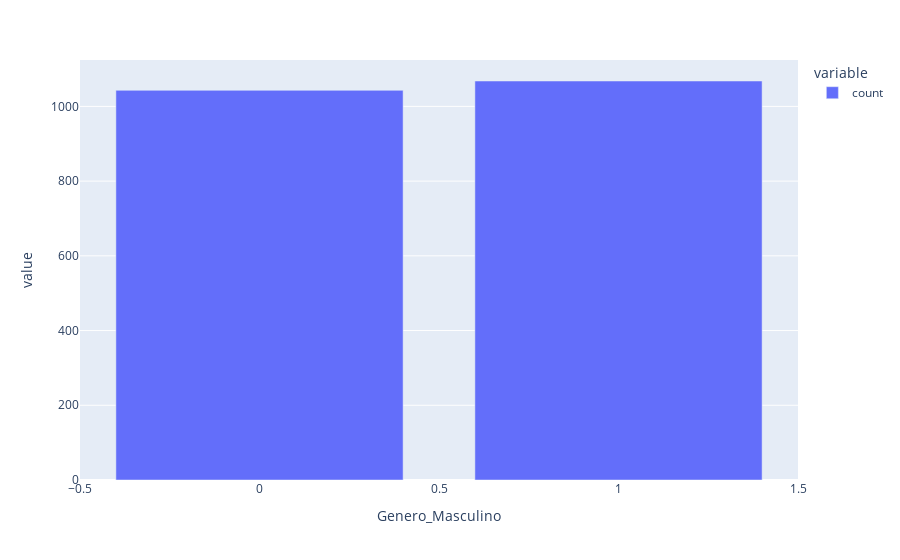

Notebook source saved alongside this figure:
### Code cell
# Analise univariada e outliers da variavel Genero
px.bar(df_obesidade.value_counts('Genero_Masculino'))

### Figure 1 — Plotly figure (JSON) as saved in the notebook; plotly's stock layout.template omitted (floating-point values rounded to 4 significant figures)
{"data": [{"alignmentgroup": "True", "hovertemplate": "variable=count<br>Genero_Masculino=%{x}<br>value=%{y}<extra></extra>", "legendgroup": "count", "marker": {"color": "#636efa", "pattern": {"shape": ""}}, "name": "count", "offsetgroup": "count", "orientation": "v", "showlegend": true, "textposition": "auto", "type": "bar", "x": [1, 0], "xaxis": "x", "y": [1068, 1043], "yaxis": "y"}], "layout": {"barmode": "relative", "legend": {"title": {"text": "variable"}, "tracegroupgap": 0}, "margin": {"t": 60}, "xaxis": {"anchor": "y", "domain": [0, 1], "title": {"text": "Genero_Masculino"}}, "yaxis": {"anchor": "x", "domain": [0, 1], "title": {"text": "value"}}}}
